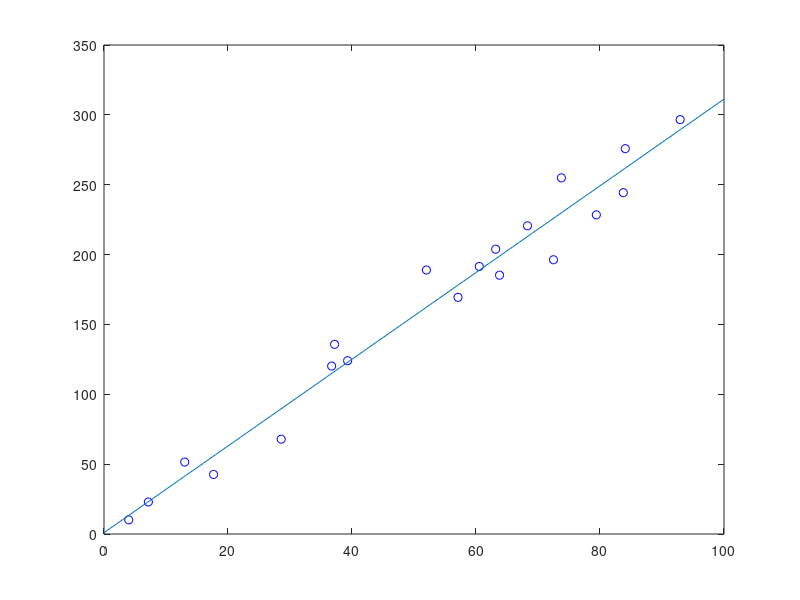

Write MATLAB code to recreate this figure.
x = 100*rand(20,1); 
y = 3*x + 5 + 15*randn(size(x)); 
plot(x,y,'bo') 
P = polyfit(x,y,1); 
xfit = 0:100; 
yfit = polyval(P,xfit); 
hold on
plot(xfit,yfit,'-')